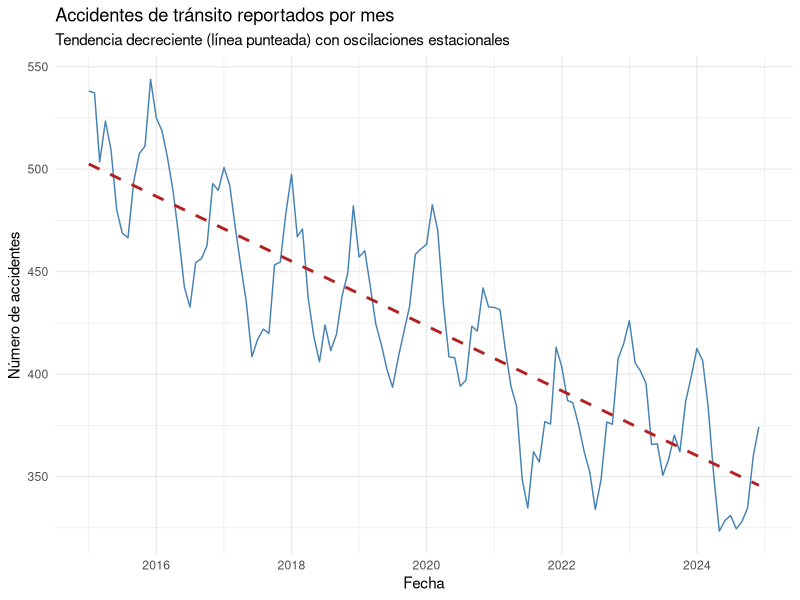
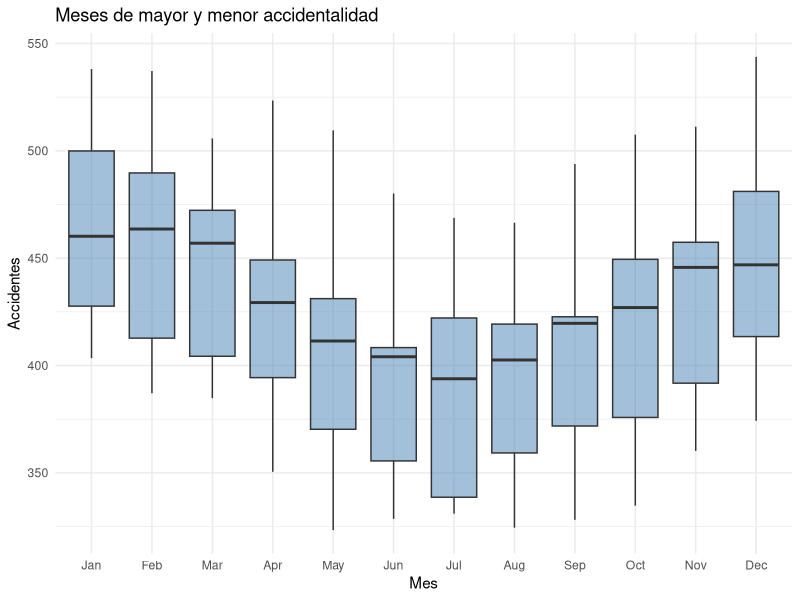
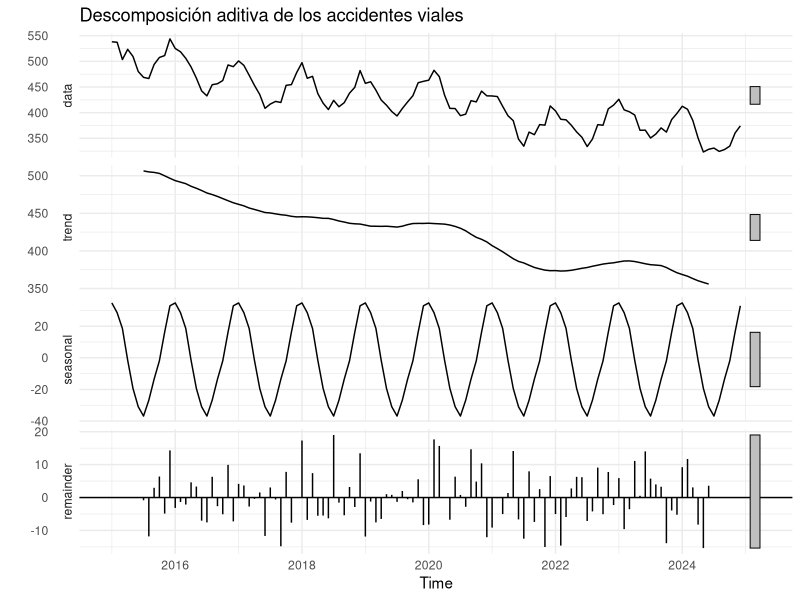
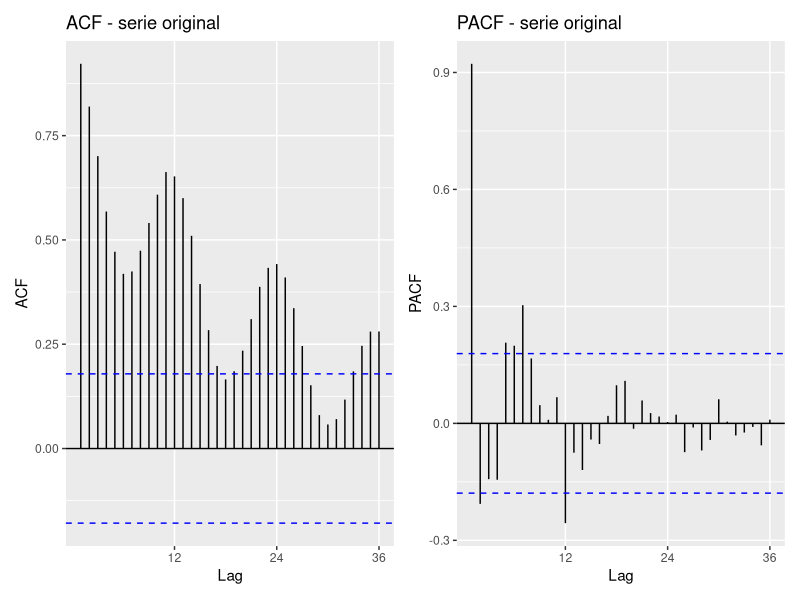

These charts were generated, in order, by the following R code: (Note: this script raises an error after producing the figures.)
## ---- chunk 1
#| label: setup
library(tidyverse)
library(forecast)
library(tseries)
library(lubridate)
library(patchwork)
library(knitr)
## ---- chunk 2
#| label: simular-datos
set.seed(2028)

n     <- 120
idx   <- 1:n
fecha <- seq(as.Date("2015-01-01"), by = "month", length.out = n)

tendencia_real     <- 500 - 1.3 * idx                                    # cae por mejoras en infraestructura
estacionalidad_real <- 35 * sin(2 * pi * (idx - 10) / 12)                # picos en temporada de lluvias/fin de año
ciclo_real         <- 15 * sin(2 * pi * idx / 48) + 8 * sin(2 * pi * idx / 30)
ruido              <- rnorm(n, mean = 0, sd = 8)

accidentes <- tendencia_real + estacionalidad_real + ciclo_real + ruido

serie_df <- tibble(idx = idx, fecha = fecha, accidentes = accidentes)

accidentes_ts <- ts(serie_df$accidentes, start = c(2015, 1), frequency = 12)
## ---- chunk 3
#| label: fig-serie-general
#| fig-cap: "Accidentes viales mensuales reportados, 2015-2024"
ggplot(serie_df, aes(fecha, accidentes)) +
  geom_line(color = "steelblue") +
  geom_smooth(method = "lm", se = FALSE, color = "firebrick", linetype = "dashed") +
  labs(x = "Fecha", y = "Número de accidentes",
       title = "Accidentes de tránsito reportados por mes",
       subtitle = "Tendencia decreciente (línea punteada) con oscilaciones estacionales") +
  theme_minimal()
## ---- chunk 4
#| label: fig-boxplot-mes
#| fig-cap: "Distribución de accidentes por mes del año"
serie_df %>%
  mutate(mes = month(fecha, label = TRUE, abbr = TRUE)) %>%
  ggplot(aes(mes, accidentes)) +
  geom_boxplot(fill = "steelblue", alpha = 0.5) +
  labs(x = "Mes", y = "Accidentes",
       title = "Meses de mayor y menor accidentalidad") +
  theme_minimal()
## ---- chunk 5
#| label: resumen-datos
summary(serie_df$accidentes)
## ---- chunk 6
#| label: fig-descomposicion
#| fig-cap: "Descomposición aditiva"
descomp <- decompose(accidentes_ts, type = "additive")
autoplot(descomp) +
  labs(title = "Descomposición aditiva de los accidentes viales") +
  theme_minimal()
## ---- chunk 7
#| label: fig-acf-pacf-original
#| fig-cap: "ACF y PACF de la serie original"
ggAcf(accidentes_ts, lag.max = 36) + labs(title = "ACF - serie original") +
  ggPacf(accidentes_ts, lag.max = 36) + labs(title = "PACF - serie original")
## ---- chunk 8
#| label: ljung-box-original
Box.test(accidentes_ts, lag = 24, type = "Ljung-Box")
## ---- chunk 9
#| label: pruebas-estacionariedad
adf.test(accidentes_ts)
kpss.test(accidentes_ts, null = "Trend")
## ---- chunk 10
#| label: box-cox
lambda_opt <- BoxCox.lambda(accidentes_ts, method = "loglik")
lambda_opt
## ---- chunk 11
#| label: diferenciacion-sugerida
D_sugerido <- nsdiffs(accidentes_ts)
serie_des  <- diff(accidentes_ts, lag = 12, differences = D_sugerido)

d_sugerido <- ndiffs(serie_des)
serie_estacionaria <- diff(serie_des, differences = d_sugerido)

D_sugerido
d_sugerido
## ---- chunk 12
#| label: fig-acf-pacf-diff
#| fig-cap: "ACF y PACF tras diferenciar"
ggAcf(serie_estacionaria, lag.max = 36) + labs(title = "ACF - serie diferenciada") +
  ggPacf(serie_estacionaria, lag.max = 36) + labs(title = "PACF - serie diferenciada")
## ---- chunk 13
#| label: ljung-box-diferenciada
Box.test(serie_estacionaria, lag = 24, type = "Ljung-Box")
## ---- chunk 14
#| label: malla-ordenes
grid_ordenes <- expand_grid(
  p = 0:2,
  q = 0:2,
  P = 0:1,
  Q = 0:1
)
nrow(grid_ordenes)
## ---- chunk 15
#| label: funcion-cv
rolling_cv_rmse <- function(y, order, seasonal_order, period = 12,
                             h = 6, min_train = 72) {
  n <- length(y)
  origenes <- seq(min_train, n - h, by = h)
  if (length(origenes) == 0) return(NA_real_)

  errores_cuadrados <- c()

  for (origen in origenes) {
    entrenamiento <- ts(y[1:origen], frequency = period)
    prueba        <- y[(origen + 1):(origen + h)]

    ajuste <- tryCatch(
      Arima(entrenamiento, order = order,
            seasonal = list(order = seasonal_order, period = period),
            method = "CSS-ML"),
      error = function(e) NULL, warning = function(w) NULL
    )
    if (is.null(ajuste)) next

    pronostico <- tryCatch(
      as.numeric(forecast(ajuste, h = h)$mean),
      error = function(e) rep(NA_real_, h)
    )

    errores_cuadrados <- c(errores_cuadrados, (pronostico - prueba)^2)
  }

  if (length(errores_cuadrados) == 0) return(NA_real_)
  sqrt(mean(errores_cuadrados, na.rm = TRUE))
}
## ---- chunk 16
#| label: busqueda-malla
#| cache: true
resultados_grid <- grid_ordenes %>%
  mutate(
    rmse_cv = pmap_dbl(list(p, q, P, Q), function(p, q, P, Q) {
      rolling_cv_rmse(
        y = accidentes_ts,
        order = c(p, d_sugerido, q),
        seasonal_order = c(P, D_sugerido, Q)
      )
    })
  ) %>%
  filter(!is.na(rmse_cv)) %>%
  arrange(rmse_cv)
## ---- chunk 17
#| label: tbl-top-modelos
resultados_grid %>%
  slice_head(n = 10) %>%
  kable(digits = 3,
        caption = "Top 10 modelos según RMSE de validación cruzada (rolling-origin)")
## ---- chunk 18
#| label: tbl-poder-aparente
mejores_3 <- resultados_grid %>% slice_head(n = 3)

tabla_comparativa <- mejores_3 %>%
  mutate(
    modelo_ajustado = pmap(list(p, q, P, Q), function(p, q, P, Q) {
      Arima(accidentes_ts, order = c(p, d_sugerido, q),
            seasonal = list(order = c(P, D_sugerido, Q), period = 12),
            method = "CSS-ML")
    }),
    rmse_aparente = map_dbl(modelo_ajustado, ~ accuracy(.x)[1, "RMSE"]),
    mae_aparente  = map_dbl(modelo_ajustado, ~ accuracy(.x)[1, "MAE"]),
    aic           = map_dbl(modelo_ajustado, AIC)
  )

tabla_comparativa %>%
  select(p, q, P, Q, rmse_cv, rmse_aparente, mae_aparente, aic) %>%
  kable(digits = 3,
        caption = "RMSE de validación cruzada vs. poder predictivo aparente (in-sample)")
## ---- chunk 19
#| label: modelo-final
mejor <- resultados_grid %>% slice(1)

modelo_final <- Arima(
  accidentes_ts,
  order = c(mejor$p, d_sugerido, mejor$q),
  seasonal = list(order = c(mejor$P, D_sugerido, mejor$Q), period = 12),
  method = "CSS-ML"
)

summary(modelo_final)
## ---- chunk 20
#| label: fig-diagnostico
#| fig-cap: "Diagnóstico de residuos del modelo final"
checkresiduals(modelo_final)
## ---- chunk 21
#| label: fig-pronostico
#| fig-cap: "Pronóstico a 12 meses de accidentes viales"
pronostico_final <- forecast(modelo_final, h = 12)

autoplot(pronostico_final) +
  labs(x = "Fecha", y = "Número de accidentes",
       title = "Pronóstico a 12 meses") +
  theme_minimal()
